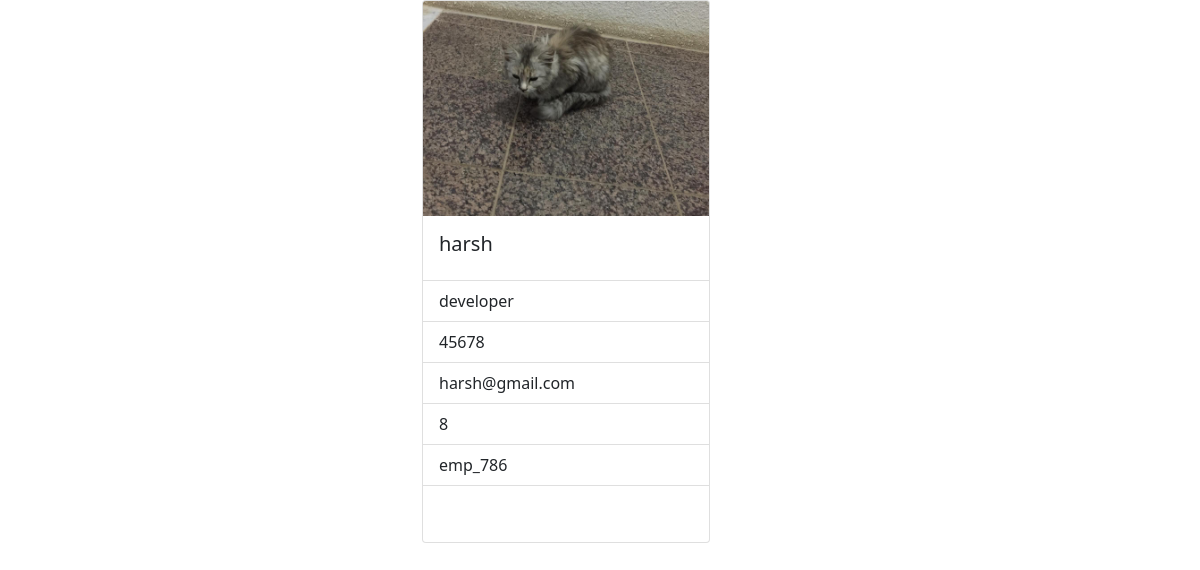
/employee/details/emp_786, run on the app's committed database.
### employee/models.py (models this page shows, shortened)
class Employee(models.Model):
    eid=models.CharField(max_length=120,primary_key=True)
    profile_pic=models.ImageField(upload_to="profilepics",null=True)
    employee_name=models.CharField(max_length=120)
    designation=models.CharField(max_length=120)
    salary=models.PositiveIntegerField()
    email=models.EmailField(unique=True)
    experience=models.PositiveIntegerField(null=True)

### employee/views.py (the view)
# urls.py: path('details/<str:emp_id>',views.EmployeeDetailView.as_view(),name="emp-detail"),
class EmployeeDetailView(View):
    def get(self,request,*args,**kwargs):
        qs=Employee.objects.get(eid=kwargs.get('emp_id'))
        return render(request,'emp-detail.html',{'employee':qs})          #print(kwargs)->{'emp_id':'emp_100'}

### employee/templates/emp-detail.html (shortened to what this page needs)
<!DOCTYPE html>
<html lang="en">
<head>
    <link href="https://cdn.jsdelivr.net/npm/bootstrap@5.0.2/dist/css/bootstrap.min.css" rel="stylesheet">
</head>
<body>
<div class="container">
    <div class="row">
        <div class="col-4"></div>
        <div class="col-4">
            <div class="card" style="width: 18rem;">
  <img src="{{employee.profile_pic.url}}" class="card-img-top" alt="...">
  <div class="card-body">
    <h5 class="card-title">{{employee.employee_name}}</h5>
  </div>
  <ul class="list-group list-group-flush">
    <li class="list-group-item">{{employee.designation}}</li>
    <li class="list-group-item">{{employee.salary}}</li>
    <li class="list-group-item">{{employee.email}}</li>
      <li class="list-group-item">{{employee.experience}}</li>
      <li class="list-group-item">{{employee.eid}}</li>
  </ul>
  <div class="card-body">
  </div>
</div>
        </div>
        <div class="col-4"></div>
    </div>
</div>
</body>
</html>

### data on the page
Employee: profile_pic (picture), employee_name "harsh", designation "developer", salary "45678", email "harsh@gmail.com", experience "8", eid "emp_786"
